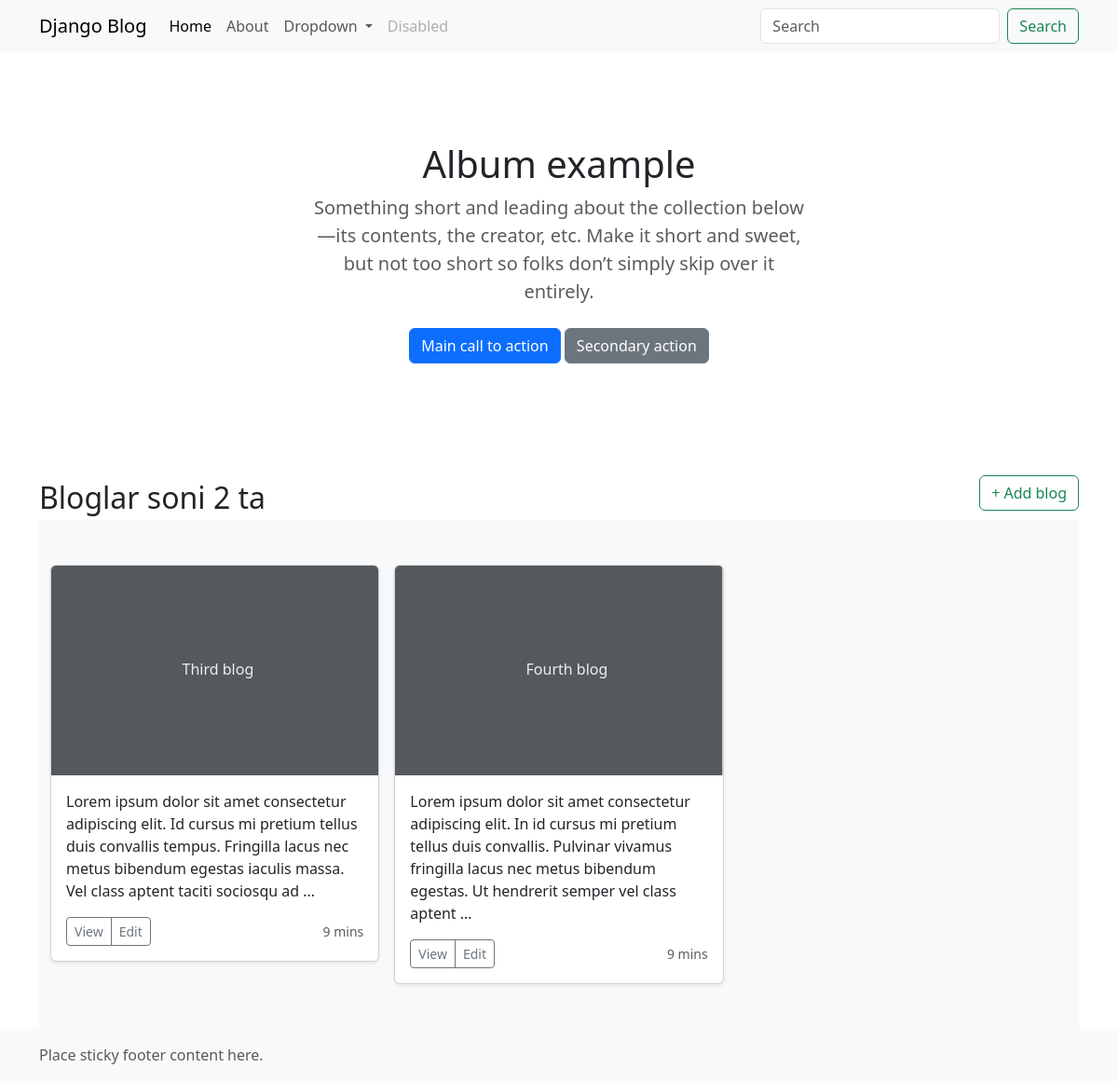
The app's page /, older data.
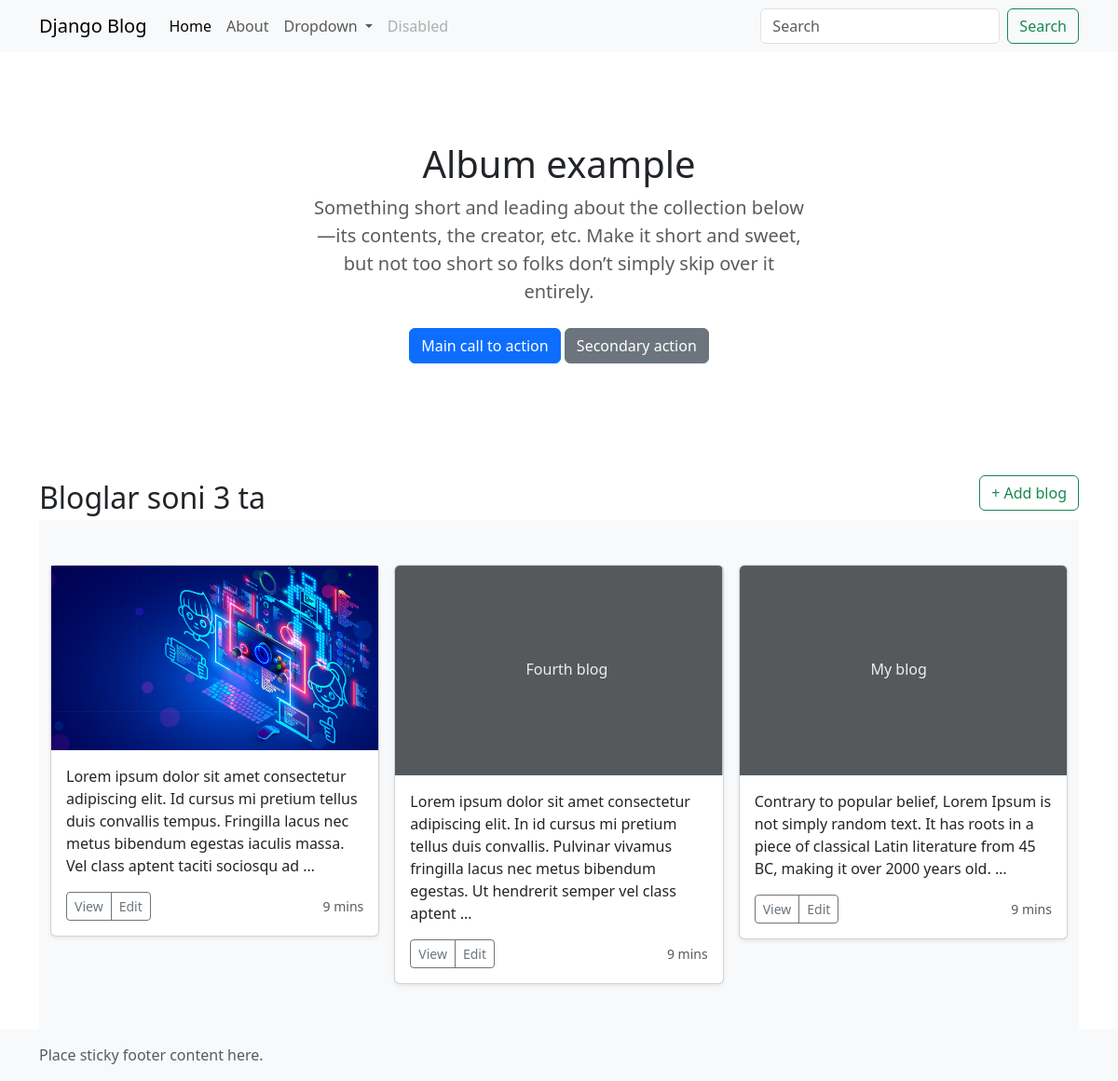
The same page, newer data.
### blog/models.py (models this page shows, shortened)
class Blog(models.Model):
    title = models.CharField(max_length=200)
    content = models.TextField()
    image = models.ImageField(upload_to='blog_images/', blank=True, null=True)
    is_active = models.BooleanField(default=True)
    created_at = models.DateTimeField(auto_now_add=True)
    updated_at = models.DateTimeField(auto_now=True)

### blog/views.py (the view)
# urls.py: path('', blog_views.home, name='home'),
def home(request):
    context = {
        'blogs': Blog.objects.filter(is_active=True)
    }
    return render(request, template_name='blog/home.html', context=context)

### templates/blog/home.html (shortened to what this page needs)
{% extends 'blog/base.html' %}
{% block content %}
    {% include 'blog/section.html' %}
    <span class="fs-2 fw-medium">Bloglar soni {{ blogs.count }} ta</span>
    <a href="{% url 'create' %}" class="btn btn-outline-success float-end">+ Add blog</a>
    <div class="album py-5 bg-body-tertiary">
        <div class="container">
            <div class="row row-cols-1 row-cols-sm-2 row-cols-md-3 g-3">
                {% for blog in blogs %}
                    <div class="col">
                        <div class="card shadow-sm">
                            {% if blog.image %}
                                <img class="h-225" src="{{ blog.image.url }}" alt="rasm">
                            {% else %}
                                <svg aria-label="Placeholder: Thumbnail" class="bd-placeholder-img card-img-top"
                                     height="225"
                                     preserveAspectRatio="xMidYMid slice" role="img" width="100%"
                                     xmlns="http://www.w3.org/2000/svg"><title>Placeholder</title>
                                    <rect width="100%" height="100%" fill="#55595c"></rect>
                                    <text x="40%" y="50%" fill="#eceeef" dy=".3em">{{ blog.title }}</text>
                                </svg>
                            {% endif %}
                            <div class="card-body">
                                <p class="card-text">{{ blog.content|truncatewords:30 }}</p>
                                <div class="d-flex justify-content-between align-items-center">
                                    <div class="btn-group">
                                        <a href="{% url 'detail' blog.id %}" class="btn btn-sm btn-outline-secondary">View</a>
                                        <a href="{% url 'update' blog.id %}" class="btn btn-sm btn-outline-secondary">Edit</a>
                                    </div>
                                    <small class="text-body-secondary">9 mins</small></div>
                            </div>
                        </div>
                    </div>
                {% endfor %}
            </div>
        </div>
    </div>
{% endblock %}

### templates/blog/base.html (shortened to what this page needs)
{% load static %}
<!doctype html>
<html lang="en">
<head>
    <link rel="stylesheet" href="{% static 'blog/main.css' %}">
    <link href="https://cdn.jsdelivr.net/npm/bootstrap@5.3.6/dist/css/bootstrap.min.css" rel="stylesheet"
>
</head>
<body>
{% include 'blog/navbar.html' %}
<div class="container">
    {% block content %}
    {% endblock %}
</div>
{% include 'blog/footer.html' %}
</body>
</html>

### templates/blog/navbar.html (shortened to what this page needs)
<nav class="navbar navbar-expand-lg bg-body-tertiary">
    <div class="container">
        <a class="navbar-brand" href="#">Django Blog</a>
        <div class="collapse navbar-collapse" id="navbarSupportedContent">
            <ul class="navbar-nav me-auto mb-2 mb-lg-0">
                <li class="nav-item">
                    <a class="nav-link active" aria-current="page" href="{% url 'home' %}">Home</a>
                </li>
                <li class="nav-item">
                    <a class="nav-link" href="{% url 'about' %}">About</a>
                </li>
                <li class="nav-item dropdown">
                    <a class="nav-link dropdown-toggle" href="#" role="button" data-bs-toggle="dropdown"
                       aria-expanded="false">
                        Dropdown
                    </a>
                </li>
                <li class="nav-item">
                    <a class="nav-link disabled" aria-disabled="true">Disabled</a>
                </li>
            </ul>
            <form class="d-flex" role="search">
                <input class="form-control me-2" type="search" placeholder="Search" aria-label="Search"/>
                <button class="btn btn-outline-success" type="submit">Search</button>
            </form>
        </div>
    </div>
</nav>

### templates/blog/section.html
<section class="py-5 text-center container">
    <div class="row py-lg-5">
        <div class="col-lg-6 col-md-8 mx-auto"><h1 class="fw-light">Album example</h1>
            <p class="lead text-body-secondary">Something short and leading about the collection below—its contents,
                the creator, etc. Make it short and sweet, but not too short so folks don’t simply skip over it
                entirely.</p>
            <p><a href="#" class="btn btn-primary my-2">Main call to action</a> <a href="#"
                                                                                   class="btn btn-secondary my-2">Secondary
                action</a></p></div>
    </div>
</section>

### templates/blog/footer.html
<footer class="footer mt-auto py-3 bg-body-tertiary">
    <div class="container"><span class="text-body-secondary">Place sticky footer content here.</span></div>
</footer>

Row changes from the older to the newer data that the page shows:
changed Blog (number 1 of 3 on the later page): image: picture added; image empty → "blog_images/Coding.jpg" (drawn); title "Third blog" → (not shown)
added Blog: title "My blog", content "Contrary to popular belief, Lorem Ipsum is not simply random text. It has roots in a piece of classical Latin literature from 45 BC, making it over 2000 years old. …"
Text that changed along with them:
{{ blogs.count }}: "2" → "3"
